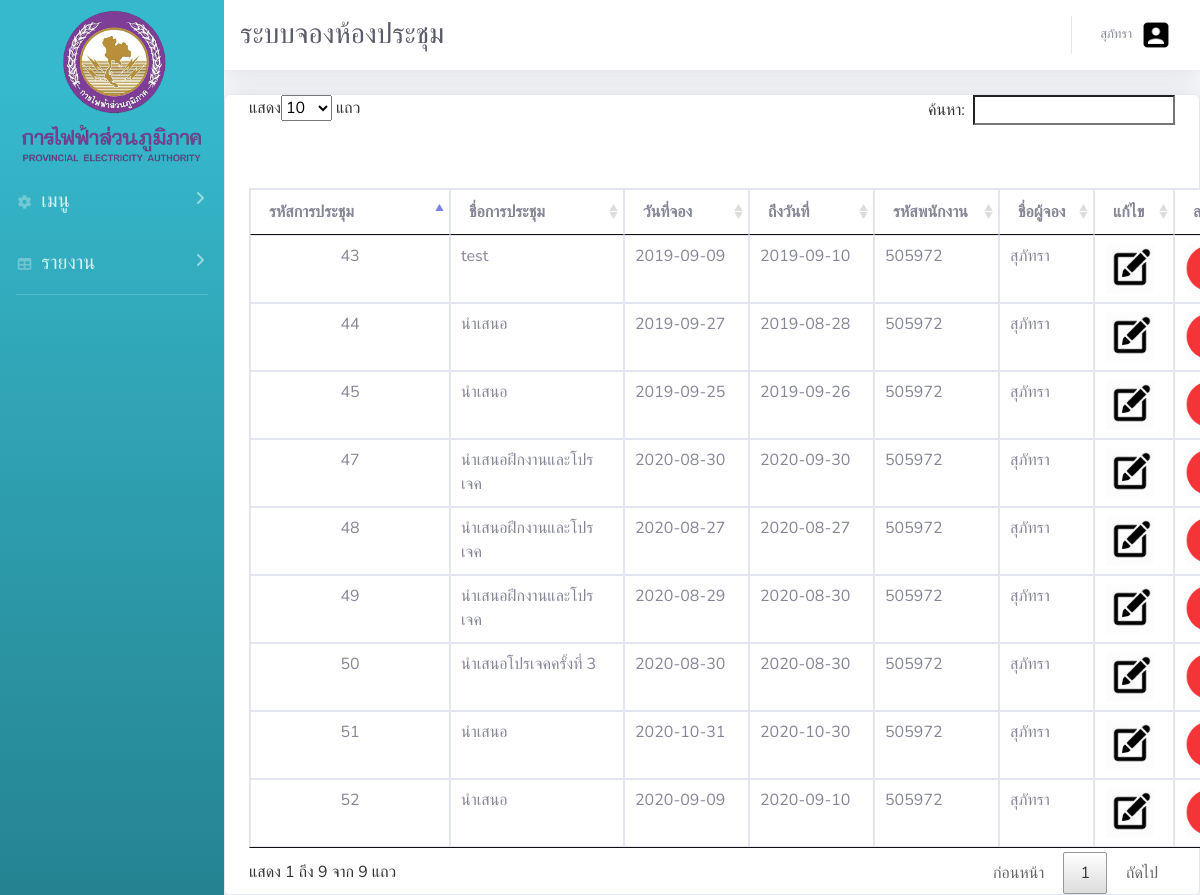
Screenshot of /displaymeeting.php (signed in) with the database file from the repository.
### tables this page shows
CREATE TABLE `event_tb` (
  `id_event` int(11) NOT NULL,
  `room_id` int(11) NOT NULL,
  `name_event` varchar(100) NOT NULL,
  `start` date NOT NULL,
  `end` date NOT NULL,
  `username` varchar(50) NOT NULL,
  `visitor` varchar(255) NOT NULL,
  `status_event` int(11) NOT NULL,
  `time_start` time NOT NULL,
  `time_end` time NOT NULL
);

### displaymeeting.php (the view, shortened to what this page needs)
<!DOCTYPE html>
<html>
<head>
    <link rel='stylesheet' href='https://cdnjs.cloudflare.com/ajax/libs/twitter-bootstrap/4.1.3/css/bootstrap.min.css'>
        <link rel='stylesheet' href='https://cdnjs.cloudflare.com/ajax/libs/font-awesome/5.8.1/css/all.min.css'>
        <link rel='stylesheet' href='https://cdnjs.cloudflare.com/ajax/libs/bootstrap-datetimepicker/4.17.47/css/bootstrap-datetimepicker.min.css'>
    <link href="css/sb-admin-2.min.css" rel="stylesheet">
        <link href="vendor/fontawesome-free/css/all.min.css" rel="stylesheet" type="text/css">
        <link rel="stylesheet" href="css/index_admin.css">
<link rel="stylesheet" href="js/fullcalendar-5.3.0/lib/main.css">
<link rel="stylesheet" type="text/css" href="datatables.css"/>
	<?php
require('configDB.php');
 $conn=$DBconnect;
$username=$_SESSION['username'];
 $sql = "SELECT event_tb.name_event,event_tb.id_event,event_tb.start,event_tb.end,event_tb.time_start,event_tb.time_end,event_tb.username,empolyee.name,room_tb.room_id,room_tb.room_name FROM event_tb,empolyee,room_tb WHERE event_tb.room_id =room_tb.room_id and event_tb.username = empolyee.username and event_tb.username = '$username' GROUP BY id_event ";
 $result_event = mysqli_query($conn,$sql);
	?>
</head>
<body>
<div id="wrapper">
<ul class="navbar-nav bg-gradient-info sidebar sidebar-dark accordion fixed-left"   id="accordionSidebar" >
    <a class="sidebar-brand d-flex align-items-center justify-content-center" href="#"style="margin-top:50px;"onclick="backindex()">
      <div class="sidebar-brand-icon">
        <i><img src="img/icon.png" style="width:200px;"></i>
      </div>
    </a>
 <li class="nav-item" style="margin-top:50px;">
   <a class="nav-link collapsed" href="#" data-toggle="collapse" data-target="#collapseTwo" aria-expanded="true" aria-controls="collapseTwo">
     <i class="fas fa-fw fa-cog"></i>
     <span class="textsize" style="font-size:20px;">เมนู</span>
   </a>
 </li>
 <li class="nav-item">
   <a class="nav-link collapsed" href="#" data-toggle="collapse" data-target="#collapseUtilities" aria-expanded="true" aria-controls="collapseUtilities">
     <i class="fas fa-fw fa-table"></i>
     <span style="font-size:20px;">รายงาน</span>
   </a>
 </li>
 <hr class="sidebar-divider d-none d-md-block">
</ul>
<div id="content-wrapper" class="d-flex flex-column">
<div id="content">
 <nav class="navbar navbar-expand navbar-light bg-white topbar mb-4 static-top shadow">
 <h1 class="h3 mb-0 text-gray-800">ระบบจองห้องประชุม</h1>
   <ul class="navbar-nav ml-auto">
     <li class="nav-item dropdown no-arrow">
       <a class="nav-link dropdown-toggle" href="#" id="userDropdown" role="button" data-toggle="dropdown" aria-haspopup="true" aria-expanded="false">
         <span class="mr-2 d-none d-lg-inline text-gray-600 small"><?php echo$_SESSION['name'];  ?></span>
         <img class="img-profile rounded-circle material-icons" src="img/account.png">
       </a>
     </li>
   </ul>
 </nav>
<div class="card shadow container-sm">
		<table class="table table-bordered" id="myTable" style="background-color:#ffff;width:1000px;height:400px ;margin-left:0%;margin-top:10%;">
  <thead>
    <tr>
      <th>รหัสการประชุม</th>
      <th>ชื่อการประชุม</th>
      <th>วันที่จอง</th>
      <th>ถึงวันที่</th>
      <th>รหัสพนักงาน</th>
      <th>ชื่อผู้จอง</th>
      <th>แก้ไข</th>
      <th>ลบ</th>
    </tr>
  </thead>
  <tbody>
     <?php
  while($row = $result_event->fetch_assoc()){
    ?>
    <tr>
      <td style="text-align:center;"><?=$row['id_event'];?></td>
      <td><?=$row['name_event'];?></td>
      <td><?=$row['start'];?></td>
      <td><?=$row['end'];?></td>
      <td><?=$row['username'];?></td>
      <td><?=$row['name'];?></td>
      <td><a href="event_updateform.php?id_event=<?=$row['id_event'];?>"><img src="upload/Edit-512.png" style="width:50px;"></a></td>
      <td><a href="event_del.php?id_event=<?=$row['id_event'];?>" onClick="return window.confirm('แน่ใจเหรอ?')"><img src="upload/47-512.png" style="width:50px;"></a></td>
    </tr>
    <?php }?>
  </tbody>
</table>
</div>
</body>
</html>

### css/index_admin.css (style rules this page uses)
span.textsize { font-size:20px; }

### datatables.css (style rules this page uses)
table.dataTable { width: 100%; margin: 0 auto; clear: both; border-collapse: separate; border-spacing: 0; }
table.dataTable thead th, table.dataTable tfoot th { font-weight: bold; }
table.dataTable thead th, table.dataTable thead td { padding: 10px 18px; border-bottom: 1px solid #111; }
table.dataTable thead .sorting, table.dataTable thead .sorting_asc, table.dataTable thead .sorting_desc, table.dataTable thead .sorting_asc_disabled, table.dataTable thead .sorting_desc_disabled { cursor: pointer; *cursor: hand; background-repeat: no-repeat; background-position: center right; }
table.dataTable thead .sorting { background-image: url("DataTables-1.10.20/images/sort_both.png"); }
table.dataTable thead .sorting_asc { background-image: url("DataTables-1.10.20/images/sort_asc.png"); }
table.dataTable tbody tr { background-color: #ffffff; }
table.dataTable tbody th, table.dataTable tbody td { padding: 8px 10px; }
table.dataTable.no-footer { border-bottom: 1px solid #111; }
table.dataTable, table.dataTable th, table.dataTable td { box-sizing: content-box; }

### rows the page displays
event_tb: id_event "43", name_event "test", start "2019-09-09", end "2019-09-10", username "505972", name "สุภัทรา"
event_tb: id_event "44", name_event "นำเสนอ", start "2019-09-27", end "2019-08-28", username "505972", name "สุภัทรา"
event_tb: id_event "45", name_event "นำเสนอ", start "2019-09-25", end "2019-09-26", username "505972", name "สุภัทรา"
event_tb: id_event "47", name_event "นำเสนอฝึกงานและโปรเจค", start "2020-08-30", end "2020-09-30", username "505972", name "สุภัทรา"
event_tb: id_event "48", name_event "นำเสนอฝึกงานและโปรเจค", start "2020-08-27", end "2020-08-27", username "505972", name "สุภัทรา"
event_tb: id_event "49", name_event "นำเสนอฝึกงานและโปรเจค", start "2020-08-29", end "2020-08-30", username "505972", name "สุภัทรา"
event_tb: id_event "50", name_event "นำเสนอโปรเจคครั้งที่ 3", start "2020-08-30", end "2020-08-30", username "505972", name "สุภัทรา"
event_tb: id_event "51", name_event "นำเสนอ", start "2020-10-31", end "2020-10-30", username "505972", name "สุภัทรา"
event_tb: id_event "52", name_event "นำเสนอ", start "2020-09-09", end "2020-09-10", username "505972", name "สุภัทรา"

### other values shown
$_SESSION['name'] "สุภัทรา"
